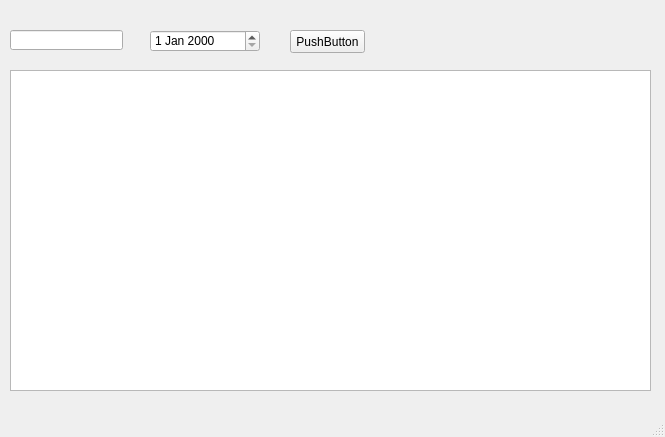
<?xml version="1.0" encoding="UTF-8"?>
<ui version="4.0">
 <class>MainWindow</class>
 <widget class="QMainWindow" name="MainWindow">
  <property name="geometry">
   <rect>
    <x>0</x>
    <y>0</y>
    <width>665</width>
    <height>437</height>
   </rect>
  </property>
  <property name="windowTitle">
   <string>MainWindow</string>
  </property>
  <widget class="QWidget" name="centralwidget">
   <widget class="QPushButton" name="pushButton">
    <property name="geometry">
     <rect>
      <x>290</x>
      <y>30</y>
      <width>75</width>
      <height>23</height>
     </rect>
    </property>
    <property name="text">
     <string>PushButton</string>
    </property>
   </widget>
   <widget class="QListView" name="listView">
    <property name="geometry">
     <rect>
      <x>10</x>
      <y>70</y>
      <width>641</width>
      <height>321</height>
     </rect>
    </property>
    <property name="mouseTracking">
     <bool>false</bool>
    </property>
    <property name="tabletTracking">
     <bool>false</bool>
    </property>
   </widget>
   <widget class="QLineEdit" name="lineEdit">
    <property name="geometry">
     <rect>
      <x>10</x>
      <y>30</y>
      <width>113</width>
      <height>20</height>
     </rect>
    </property>
   </widget>
   <widget class="QDateEdit" name="dateEdit">
    <property name="geometry">
     <rect>
      <x>150</x>
      <y>30</y>
      <width>110</width>
      <height>22</height>
     </rect>
    </property>
   </widget>
  </widget>
  <widget class="QMenuBar" name="menubar">
   <property name="geometry">
    <rect>
     <x>0</x>
     <y>0</y>
     <width>665</width>
     <height>23</height>
    </rect>
   </property>
  </widget>
  <widget class="QStatusBar" name="statusbar"/>
 </widget>
 <resources/>
 <connections/>
</ui>
